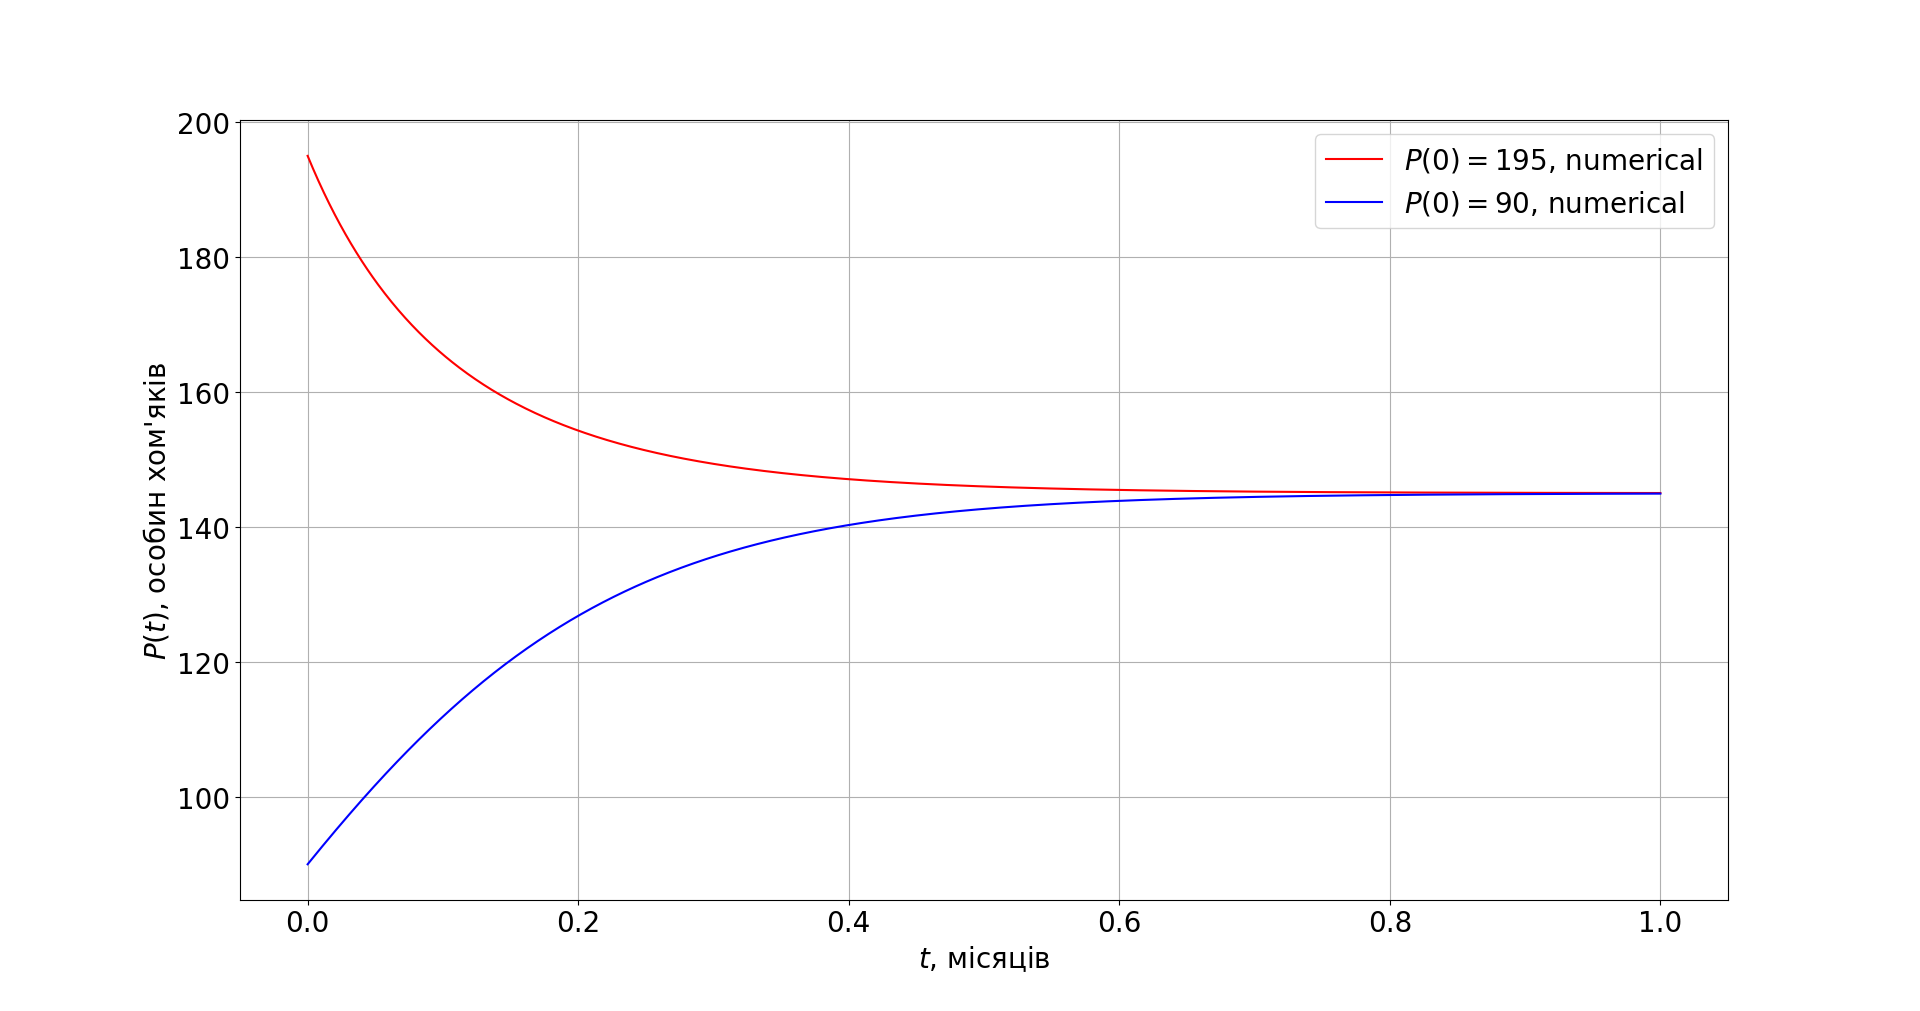

Source code (Python):
#!/usr/bin/env python
import matplotlib
import matplotlib.pyplot as plt
from scipy.integrate import odeint
import numpy as np

# проміжок на якому розглядається задачу, 12 місяців = 1 рік
t = np.linspace(0, 1, 1000)

# початкові умови
P10, P20 = 195, 90


# задаємо похідну dP / dt як функцію двох змінних: P і t
def dPdt(P, t):
	return 0.05 * P * (145 - P)


# знаходимо чисельні розв'язки відповідних задач Коші
P1, P2 = odeint(dPdt, P10, t), odeint(dPdt, P20, t)


# побудова графіків
matplotlib.rcParams.update({'font.size': 20})
plt.plot(t, P1, 'r-', label='$P(0) = 195$, numerical')
plt.plot(t, P2, 'b-', label='$P(0) = 90$, numerical')
plt.xlabel('$t$, місяців')
plt.ylabel("$P(t)$, особин хом'яків")
plt.legend()
plt.grid(True)
plt.get_current_fig_manager().full_screen_toggle() 
plt.show()
